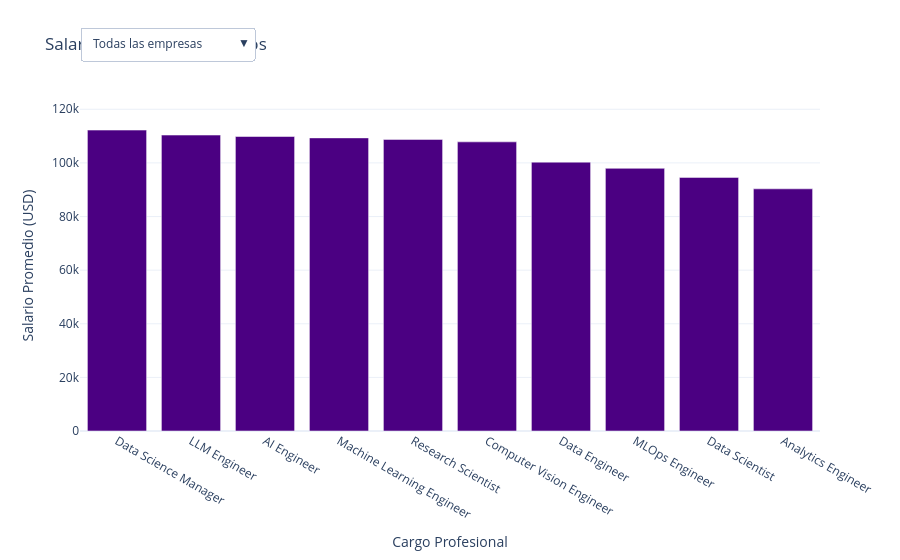

This figure's notebook cell:
### Markdown cell above
#### Top 10 cargos mejores pagados por filtro.
El segundo dashboard interactivo es un gráfico de barras dinámico. Utilizando un menú desplegable, el usuario puede alternar la vista para descubrir cuáles son los 10 roles mejor remunerados a nivel general, y cómo cambia este ranking si filtramos exclusivamente por empresas pequeñas (s), medianas (M) o grandes (L)

### Code cell
import plotly.graph_objects as go

# Obtener exactamente los 10 cargos top a nivel general 
top_10_trabajos = df_sel.groupby('job_title', observed=True)['salary_usd'].mean().nlargest(10)
nombres_top_10 = top_10_trabajos.index.tolist()

fig2 = go.Figure()

# Añadir el trazo por defecto (Promedio general de esos 10 cargos)
fig2.add_trace(go.Bar(
    x=nombres_top_10, y=top_10_trabajos.values, 
    name='General', visible=True, marker_color='indigo'
))

# Calcular y añadir los trazos para cada tamaño de empresa manteniendo el eje X fijo
tamanos = ['S', 'M', 'L']
colores = ['#ff9999', '#66b3ff', '#99ff99']

for size, color in zip(tamanos, colores):
    y_values = []
    for job in nombres_top_10:
        # Calcular el promedio específico para ese cargo y ese tamaño
        filtro = df_sel[(df_sel['job_title'] == job) & (df_sel['company_size'] == size)]
        if len(filtro) > 0:
            y_values.append(filtro['salary_usd'].mean())
        else:
            y_values.append(0) # Si no hay datos para ese cargo en ese tamaño
            
    fig2.add_trace(go.Bar(
        x=nombres_top_10, y=y_values, 
        name=f'Tamaño {size}', visible=False, marker_color=color
    ))

# Crear la lógica de los botones para el menú desplegable
botones = [
    dict(label="Todas las empresas", method="update", 
         args=[{"visible": [True, False, False, False]}, 
               {"title": "Salario de los Top 10 Cargos (General)"}]),
               
    dict(label="Empresas Pequeñas (S)", method="update", 
         args=[{"visible": [False, True, False, False]}, 
               {"title": "Salario de los Top 10 Cargos (Empresas Pequeñas)"}]),
               
    dict(label="Empresas Medianas (M)", method="update", 
         args=[{"visible": [False, False, True, False]}, 
               {"title": "Salario de los Top 10 Cargos (Empresas Medianas)"}]),
               
    dict(label="Empresas Grandes (L)", method="update", 
         args=[{"visible": [False, False, False, True]}, 
               {"title": "Salario de los Top 10 Cargos (Empresas Grandes)"}])
]

#Actualizar el diseño y agregar el menú
fig2.update_layout(
    updatemenus=[dict(
        active=0,
        buttons=botones,
        direction="down",
        pad={"r": 10, "t": 10},
        showactive=True,
        x=0.0,
        xanchor="left",
        y=1.25,
        yanchor="top"
    )],
    title="Salario de los Top 10 Cargos",
    xaxis_title="Cargo Profesional",
    yaxis_title="Salario Promedio (USD)",
    showlegend=False,
    template="plotly_white",
    yaxis_range=[0, top_10_trabajos.max() * 1.1] # Fija la altura máxima para que no salte el eje Y

)

fig2.show()

### Figure 1 — Plotly figure (JSON) as saved in the notebook; plotly's stock layout.template omitted (floating-point values rounded to 4 significant figures)
{"data": [{"marker": {"color": "indigo"}, "name": "General", "type": "bar", "visible": true, "x": ["Data Science Manager", "LLM Engineer", "AI Engineer", "Machine Learning Engineer", "Research Scientist", "Computer Vision Engineer", "Data Engineer", "MLOps Engineer", "Data Scientist", "Analytics Engineer"], "y": [112200.0, 110400.0, 109800.0, 109300.0, 108800.0, 107800.0, 100300.0, 97980.0, 94600.0, 90330.0]}, {"marker": {"color": "#ff9999"}, "name": "Tamaño S", "type": "bar", "visible": false, "x": ["Data Science Manager", "LLM Engineer", "AI Engineer", "Machine Learning Engineer", "Research Scientist", "Computer Vision Engineer", "Data Engineer", "MLOps Engineer", "Data Scientist", "Analytics Engineer"], "y": [103000.0, 87080.0, 95740.0, 95500.0, 89620.0, 89950.0, 81100.0, 87590.0, 76660.0, 82020.0]}, {"marker": {"color": "#66b3ff"}, "name": "Tamaño M", "type": "bar", "visible": false, "x": ["Data Science Manager", "LLM Engineer", "AI Engineer", "Machine Learning Engineer", "Research Scientist", "Computer Vision Engineer", "Data Engineer", "MLOps Engineer", "Data Scientist", "Analytics Engineer"], "y": [113000.0, 110300.0, 107500.0, 106900.0, 110600.0, 107300.0, 100700.0, 100400.0, 97470.0, 83780.0]}, {"marker": {"color": "#99ff99"}, "name": "Tamaño L", "type": "bar", "visible": false, "x": ["Data Science Manager", "LLM Engineer", "AI Engineer", "Machine Learning Engineer", "Research Scientist", "Computer Vision Engineer", "Data Engineer", "MLOps Engineer", "Data Scientist", "Analytics Engineer"], "y": [120800.0, 135800.0, 126800.0, 124500.0, 121400.0, 126900.0, 114200.0, 102800.0, 106300.0, 112000.0]}], "layout": {"showlegend": false, "title": {"text": "Salario de los Top 10 Cargos"}, "updatemenus": [{"active": 0, "buttons": [{"args": [{"visible": [true, false, false, false]}, {"title": "Salario de los Top 10 Cargos (General)"}], "label": "Todas las empresas", "method": "update"}, {"args": [{"visible": [false, true, false, false]}, {"title": "Salario de los Top 10 Cargos (Empresas Pequeñas)"}], "label": "Empresas Pequeñas (S)", "method": "update"}, {"args": [{"visible": [false, false, true, false]}, {"title": "Salario de los Top 10 Cargos (Empresas Medianas)"}], "label": "Empresas Medianas (M)", "method": "update"}, {"args": [{"visible": [false, false, false, true]}, {"title": "Salario de los Top 10 Cargos (Empresas Grandes)"}], "label": "Empresas Grandes (L)", "method": "update"}], "direction": "down", "pad": {"r": 10, "t": 10}, "showactive": true, "x": 0, "xanchor": "left", "y": 1.25, "yanchor": "top"}], "xaxis": {"title": {"text": "Cargo Profesional"}}, "yaxis": {"range": [0, 123500.0], "title": {"text": "Salario Promedio (USD)"}}}}
